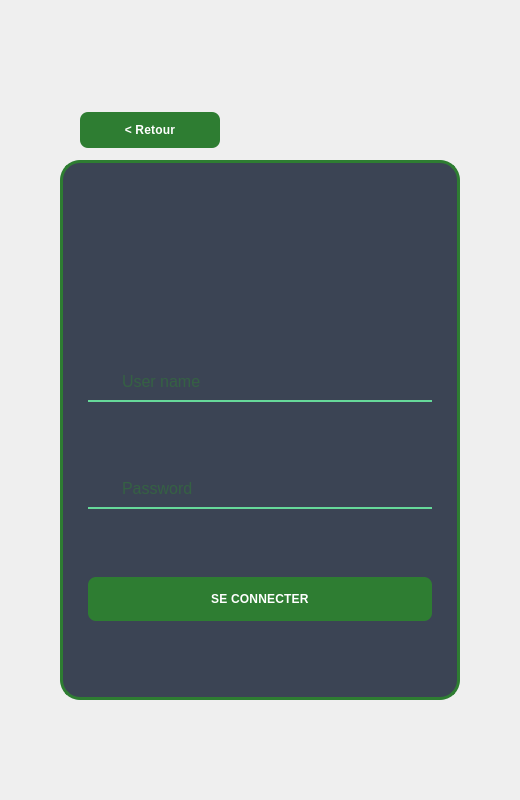
    <widget class="QWidget" name="loginOverlayPage">
     <property name="styleSheet">
      <string notr="true">QWidget#loginOverlayPage {
    background-color: #E8F5E9;
}</string>
     </property>
     <layout class="QHBoxLayout" name="loginOverlayLayout">
      <property name="spacing">
       <number>0</number>
      </property>
      <property name="leftMargin">
       <number>0</number>
      </property>
      <property name="topMargin">
       <number>0</number>
      </property>
      <property name="rightMargin">
       <number>0</number>
      </property>
      <property name="bottomMargin">
       <number>0</number>
      </property>
      <item>
       <widget class="QWidget" name="loginCenteringContainer" native="true">
        <layout class="QVBoxLayout" name="loginCenteringLayout">
         <property name="spacing">
          <number>0</number>
         </property>
         <property name="leftMargin">
          <number>60</number>
         </property>
         <property name="topMargin">
          <number>60</number>
         </property>
         <property name="rightMargin">
          <number>60</number>
         </property>
         <property name="bottomMargin">
          <number>60</number>
         </property>
         <item>
          <spacer name="loginTopSpacer">
           <property name="orientation">
            <enum>Qt::Orientation::Vertical</enum>
           </property>
           <property name="sizeHint" stdset="0">
            <size>
             <width>20</width>
             <height>40</height>
            </size>
           </property>
          </spacer>
         </item>
         <item>
          <widget class="QWidget" name="headerWidget_8" native="true">
           <property name="minimumSize">
            <size>
             <width>0</width>
             <height>60</height>
            </size>
           </property>
           <property name="maximumSize">
            <size>
             <width>16777215</width>
             <height>60</height>
            </size>
           </property>
           <property name="visible">
            <bool>false</bool>
           </property>
           <property name="styleSheet">
            <string notr="true">QWidget#headerWidget {
    background-color: #F1F8F4;      /* Light green */
    border-bottom: 1px solid #C8E6C9; /* Soft green border */
}
</string>
           </property>
           <layout class="QHBoxLayout" name="headerLayout_8">
            <property name="leftMargin">
             <number>20</number>
            </property>
            <property name="topMargin">
             <number>12</number>
            </property>
            <property name="rightMargin">
             <number>20</number>
            </property>
            <property name="bottomMargin">
             <number>12</number>
            </property>
            <item>
             <widget class="QPushButton" name="backToMainButton">
              <property name="minimumSize">
               <size>
                <width>140</width>
                <height>36</height>
               </size>
              </property>
              <property name="styleSheet">
               <string notr="true">QPushButton {
    background-color: #2E7D32;   /* Primary green */
    color: white;
    border: none;
    border-radius: 8px;
    padding: 0px;
    font-weight: 500;
    font-family: 'Poppins', 'Segoe UI', Arial, sans-serif;
    letter-spacing: 0.2px;
}

QPushButton:hover {
    background-color: #27692B;   /* Hover green */
}

QPushButton:pressed {
    background-color: #1B5E20;   /* Pressed green */
}
</string>
              </property>
              <property name="text">
               <string>&lt; Retour</string>
              </property>
             </widget>
            </item>
            <item>
             <spacer name="horizontalSpacer_18">
              <property name="orientation">
               <enum>Qt::Orientation::Horizontal</enum>
              </property>
              <property name="sizeHint" stdset="0">
               <size>
                <width>40</width>
                <height>20</height>
               </size>
              </property>
             </spacer>
            </item>
           </layout>
          </widget>
         </item>
         <item alignment="Qt::AlignmentFlag::AlignHCenter">
          <widget class="QWidget" name="loginFormsContainer" native="true">
           <property name="minimumSize">
            <size>
             <width>400</width>
             <height>540</height>
            </size>
           </property>
           <property name="maximumSize">
            <size>
             <width>400</width>
             <height>620</height>
            </size>
           </property>
           <property name="styleSheet">
            <string notr="true">QWidget#loginFormsContainer {
    background-color: #3B4454;
    border: 3px solid #2E7D32;
    border-radius: 20px;
}

QLabel#authLogoLabel {
    background-color: #66D99A;
    color: #2C3442;
    border-radius: 18px;
    font-size: 32pt;
    font-weight: 700;
    padding: 10px;
}

QLineEdit {
    color: #2E7D32;
    background: transparent;
    border: none;
    border-bottom: 2px solid #66D99A;
    padding: 8px 8px 8px 32px;
    font-size: 12pt;
    font-family: 'Poppins', 'Segoe UI', Arial, sans-serif;
}

QLineEdit:focus {
    border-bottom: 2px solid #8EF0B8;
}

QLineEdit::placeholder {
    color: #2E7D32;
}

QPushButton#loginSubmitButton {
    background-color: #66D99A;
    color: #2C3442;
    border: none;
    border-radius: 22px;
    min-height: 44px;
    font-weight: 600;
    font-family: 'Poppins', 'Segoe UI', Arial, sans-serif;
}

QPushButton#loginSubmitButton:hover {
    background-color: #5CCC8D;
}

QPushButton#loginSubmitButton:pressed {
    background-color: #4AB77B;
}

QPushButton#signupButton {
    background-color: transparent;
    color: #E8EEF6;
    border: 2px solid #66D99A;
    border-radius: 22px;
    min-height: 44px;
    font-weight: 600;
    font-family: 'Poppins', 'Segoe UI', Arial, sans-serif;
}

QPushButton#signupButton:hover {
    background-color: rgba(102, 217, 154, 0.12);
}

QLabel#signupLabel {
    color: #C3CBD6;
    font-size: 10pt;
    text-decoration: underline;
}

QLabel#signupLabel:hover {
    color: #E8EEF6;
}</string>
           </property>
           <layout class="QVBoxLayout" name="loginFormsLayout">
            <property name="spacing">
             <number>0</number>
            </property>
            <property name="leftMargin">
             <number>0</number>
            </property>
            <property name="topMargin">
             <number>0</number>
            </property>
            <property name="rightMargin">
             <number>0</number>
            </property>
            <property name="bottomMargin">
             <number>0</number>
            </property>
            <item>
             <widget class="QStackedWidget" name="authStackedWidget">
              <property name="currentIndex">
               <number>0</number>
              </property>
              <widget class="QWidget" name="loginPage">
               <layout class="QVBoxLayout" name="loginPageLayout">
                <property name="spacing">
                 <number>18</number>
                </property>
                <property name="leftMargin">
                 <number>28</number>
                </property>
                <property name="topMargin">
                 <number>28</number>
                </property>
                <property name="rightMargin">
                 <number>28</number>
                </property>
                <property name="bottomMargin">
                 <number>28</number>
                </property>
                <item alignment="Qt::AlignmentFlag::AlignHCenter">
                 <widget class="QLabel" name="label">
                  <property name="minimumSize">
                   <size>
                    <width>0</width>
                    <height>0</height>
                   </size>
                  </property>
                  <property name="maximumSize">
                   <size>
                    <width>330</width>
                    <height>57</height>
                   </size>
                  </property>
                  <property name="text">
                   <string/>
                  </property>
                  <property name="pixmap">
                   <pixmap resource="resources.qrc">:/images/logo/zitounalogo.png</pixmap>
                  </property>
                  <property name="scaledContents">
                   <bool>true</bool>
                  </property>
                  <property name="alignment">
                   <set>Qt::AlignmentFlag::AlignCenter</set>
                  </property>
                 </widget>
                </item>
                <item>
                 <widget class="QLineEdit" name="usernameLineEdit">
                  <property name="placeholderText">
                   <string>User name</string>
                  </property>
                 </widget>
                </item>
                <item>
                 <widget class="QLineEdit" name="passwordLineEdit">
                  <property name="echoMode">
                   <enum>QLineEdit::EchoMode::Password</enum>
                  </property>
                  <property name="placeholderText">
                   <string>Password</string>
                  </property>
                 </widget>
                </item>
                <item>
                 <widget class="QPushButton" name="loginSubmitButton">
                  <property name="styleSheet">
                   <string notr="true">QPushButton {
    background-color: #2E7D32;   /* Primary green */
    color: white;
    border: none;
    border-radius: 8px;
    padding: 0px;
    font-weight: 500;
    font-family: 'Poppins', 'Segoe UI', Arial, sans-serif;
    letter-spacing: 0.2px;
}

QPushButton:hover {
    background-color: #27692B;   /* Hover green */
}

QPushButton:pressed {
    background-color: #1B5E20;   /* Pressed green */
}
</string>
                  </property>
                  <property name="text">
                   <string>SE CONNECTER</string>
                  </property>
                 </widget>
                </item>
               </layout>
              </widget>
             </widget>
            </item>
           </layout>
          </widget>
         </item>
         <item>
          <spacer name="loginBottomSpacer">
           <property name="orientation">
            <enum>Qt::Orientation::Vertical</enum>
           </property>
           <property name="sizeHint" stdset="0">
            <size>
             <width>20</width>
             <height>40</height>
            </size>
           </property>
          </spacer>
         </item>
        </layout>
       </widget>
      </item>
     </layout>
    </widget>
